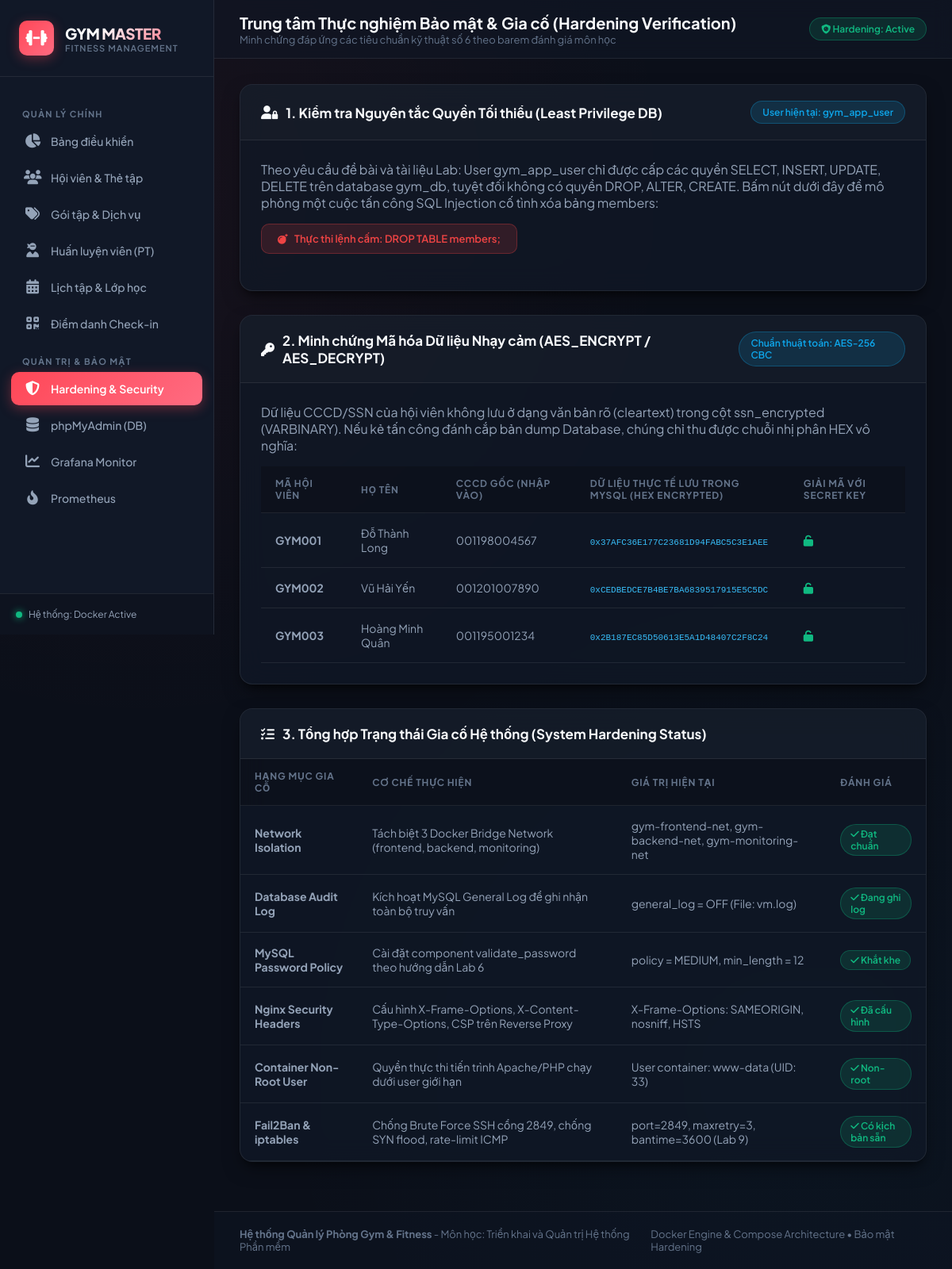
Screenshot of /security-demo.php with the database file from the repository.
### tables this page shows
CREATE TABLE IF NOT EXISTS `members` (
    `id` INT AUTO_INCREMENT PRIMARY KEY,
    `member_code` VARCHAR(20) UNIQUE NOT NULL,
    `full_name` VARCHAR(100) NOT NULL,
    `gender` ENUM('Nam', 'Nữ', 'Khác') DEFAULT 'Nam',
    `dob` DATE,
    `phone` VARCHAR(20),
    `ssn` VARCHAR(20),                       
    `ssn_encrypted` VARBINARY(255),         
    `package_id` INT,
    `trainer_id` INT NULL,
    `start_date` DATE NOT NULL,
    `end_date` DATE NOT NULL,
    `status` ENUM('active', 'expired', 'suspended') DEFAULT 'active',
    `created_at` TIMESTAMP DEFAULT CURRENT_TIMESTAMP,
    FOREIGN KEY (`package_id`) REFERENCES `packages`(`id`) ON DELETE SET NULL,
    FOREIGN KEY (`trainer_id`) REFERENCES `trainers`(`id`) ON DELETE SET NULL
);

### src/config/database.php (called while the page is built, shortened)
<?php
$db_user = getenv('DB_USER') ?: 'gym_app_user';
$aes_key = getenv('AES_SECRET_KEY') ?: 'GymSuperSecretKey2026!';
?>

### src/security-demo.php (the view, shortened to what this page needs)
<?php
require_once __DIR__ . '/config/database.php';
$general_log_status = 'N/A';
$general_log_file = 'N/A';
$password_policy = 'N/A';
$password_length = 'N/A';
try {
    $stmt = $pdo->query("SHOW VARIABLES LIKE 'general_log%'");
    $logs = $stmt->fetchAll(PDO::FETCH_KEY_PAIR);
    $general_log_status = $logs['general_log'] ?? 'OFF';
    $general_log_file = $logs['general_log_file'] ?? 'N/A';
} catch (Exception $e) {}
try {
    $stmt = $pdo->query("SHOW VARIABLES LIKE 'validate_password%'");
    $pw_vars = $stmt->fetchAll(PDO::FETCH_KEY_PAIR);
    $password_policy = $pw_vars['validate_password.policy'] ?? $pw_vars['validate_password_policy'] ?? 'MEDIUM';
    $password_length = $pw_vars['validate_password.length'] ?? $pw_vars['validate_password_length'] ?? '12';
} catch (Exception $e) {}
$crypto_sample = $pdo->query("
    SELECT member_code, full_name, ssn,
           HEX(ssn_encrypted) AS encrypted_hex,
           AES_DECRYPT(ssn_encrypted, '{$aes_key}') AS decrypted_value
    FROM members LIMIT 3
")->fetchAll();
include __DIR__ . '/includes/header.php';
include __DIR__ . '/includes/sidebar.php';
?>
<div class="main-wrapper">
    <header class="topbar">
        <div class="page-title">
            <h2>Trung tâm Thực nghiệm Bảo mật & Gia cố (Hardening Verification)</h2>
            <p>Minh chứng đáp ứng các tiêu chuẩn kỹ thuật số 6 theo barem đánh giá môn học</p>
        </div>
        <div class="topbar-actions">
            <span class="badge-tag" style="background:var(--success-bg);color:var(--success);border-color:rgba(16,185,129,0.3)">
                <i class="fa-solid fa-shield-virus"></i> Hardening: Active
            </span>
        </div>
    </header>
    <main class="content-container">
        <div class="card">
            <div class="card-header">
                <h3><i class="fa-solid fa-user-lock"></i> 1. Kiểm tra Nguyên tắc Quyền Tối thiểu (Least Privilege DB)</h3>
                <span class="badge-tag">User hiện tại: <code><?php echo htmlspecialchars($db_user); ?></code></span>
            </div>
            <div class="card-body">
                <p style="color:var(--text-secondary); margin-bottom:16px;">
                    Theo yêu cầu đề bài và tài liệu Lab: User <code>gym_app_user</code> chỉ được cấp các quyền
                    <code>SELECT, INSERT, UPDATE, DELETE</code> trên database <code>gym_db</code>, tuyệt đối không có quyền
                    <code>DROP, ALTER, CREATE</code>. Bấm nút dưới đây để mô phỏng một cuộc tấn công SQL Injection cố tình xóa bảng <code>members</code>:
                </p>
                <form method="POST" action="/security-demo.php" style="margin-bottom:20px;">
                    <button type="submit" class="btn btn-danger" onclick="return confirm('Thử nghiệm gửi lệnh DROP TABLE members để kiểm tra xem MySQL có chặn không?')">
                        <i class="fa-solid fa-bomb"></i> Thực thi lệnh cấm: DROP TABLE members;
                    </button>
                </form>
            </div>
        </div>
        <div class="card">
            <div class="card-header">
                <h3><i class="fa-solid fa-key"></i> 2. Minh chứng Mã hóa Dữ liệu Nhạy cảm (AES_ENCRYPT / AES_DECRYPT)</h3>
                <span class="badge-tag">Chuẩn thuật toán: AES-256 CBC</span>
            </div>
            <div class="card-body">
                <p style="color:var(--text-secondary); margin-bottom:16px;">
                    Dữ liệu CCCD/SSN của hội viên không lưu ở dạng văn bản rõ (cleartext) trong cột <code>ssn_encrypted (VARBINARY)</code>.
                    Nếu kẻ tấn công đánh cắp bản dump Database, chúng chỉ thu được chuỗi nhị phân HEX vô nghĩa:
                </p>
                <div class="table-responsive">
                    <table class="data-table">
                        <thead>
                            <tr>
                                <th>Mã Hội viên</th>
                                <th>Họ Tên</th>
                                <th>CCCD Gốc (Nhập vào)</th>
                                <th>Dữ liệu Thực tế Lưu trong MySQL (HEX Encrypted)</th>
                                <th>Giải mã với Secret Key</th>
                            </tr>
                        </thead>
                        <tbody>
                            <?php foreach ($crypto_sample as $cs): ?>
                            <tr>
                                <td><strong><?php echo $cs['member_code']; ?></strong></td>
                                <td><?php echo htmlspecialchars($cs['full_name']); ?></td>
                                <td><code><?php echo htmlspecialchars($cs['ssn']); ?></code></td>
                                <td>
                                    <span style="font-family:monospace; color:#38bdf8; font-size:11px; word-break:break-all;">
                                        0x<?php echo $cs['encrypted_hex']; ?>
                                    </span>
                                </td>
                                <td>
                                    <span style="color:var(--success); font-weight:700;">
                                        <i class="fa-solid fa-unlock"></i> <?php echo htmlspecialchars($cs['decrypted_value']); ?>
                                    </span>
                                </td>
                            </tr>
                            <?php endforeach; ?>
                        </tbody>
                    </table>
                </div>
            </div>
        </div>
        <div class="card">
            <div class="card-header">
                <h3><i class="fa-solid fa-list-check"></i> 3. Tổng hợp Trạng thái Gia cố Hệ thống (System Hardening Status)</h3>
            </div>
            <div class="card-body" style="padding:0;">
                <table class="data-table">
                    <thead>
                        <tr>
                            <th>Hạng mục Gia cố</th>
                            <th>Cơ chế Thực hiện</th>
                            <th>Giá trị Hiện tại</th>
                            <th>Đánh giá</th>
                        </tr>
                    </thead>
                    <tbody>
                        <tr>
                            <td><strong>Network Isolation</strong></td>
                            <td>Tách biệt 3 Docker Bridge Network (frontend, backend, monitoring)</td>
                            <td><code>gym-frontend-net</code>, <code>gym-backend-net</code>, <code>gym-monitoring-net</code></td>
                            <td><span class="pill pill-success"><i class="fa-solid fa-check"></i> Đạt chuẩn</span></td>
                        </tr>
                        <tr>
                            <td><strong>Database Audit Log</strong></td>
                            <td>Kích hoạt MySQL General Log để ghi nhận toàn bộ truy vấn</td>
                            <td><code>general_log = <?php echo $general_log_status; ?></code> (File: <code><?php echo $general_log_file; ?></code>)</td>
                            <td><span class="pill pill-success"><i class="fa-solid fa-check"></i> Đang ghi log</span></td>
                        </tr>
                        <tr>
                            <td><strong>MySQL Password Policy</strong></td>
                            <td>Cài đặt component validate_password theo hướng dẫn Lab 6</td>
                            <td><code>policy = <?php echo $password_policy; ?></code>, <code>min_length = <?php echo $password_length; ?></code></td>
                            <td><span class="pill pill-success"><i class="fa-solid fa-check"></i> Khắt khe</span></td>
                        </tr>
                        <tr>
                            <td><strong>Nginx Security Headers</strong></td>
                            <td>Cấu hình X-Frame-Options, X-Content-Type-Options, CSP trên Reverse Proxy</td>
                            <td><code>X-Frame-Options: SAMEORIGIN</code>, <code>nosniff</code>, <code>HSTS</code></td>
                            <td><span class="pill pill-success"><i class="fa-solid fa-check"></i> Đã cấu hình</span></td>
                        </tr>
                        <tr>
                            <td><strong>Container Non-Root User</strong></td>
                            <td>Quyền thực thi tiến trình Apache/PHP chạy dưới user giới hạn</td>
                            <td>User container: <code>www-data (UID: 33)</code></td>
                            <td><span class="pill pill-success"><i class="fa-solid fa-check"></i> Non-root</span></td>
                        </tr>
                        <tr>
                            <td><strong>Fail2Ban & iptables</strong></td>
                            <td>Chống Brute Force SSH cổng 2849, chống SYN flood, rate-limit ICMP</td>
                            <td><code>port=2849, maxretry=3, bantime=3600</code> (Lab 9)</td>
                            <td><span class="pill pill-success"><i class="fa-solid fa-check"></i> Có kịch bản sẵn</span></td>
                        </tr>
                    </tbody>
                </table>
            </div>
        </div>
    </main>
<?php include __DIR__ . '/includes/footer.php'; ?>

### src/assets/css/style.css (style rules this page uses)
:root { --bg-primary: #0b0f19; --bg-secondary: #111827; --bg-card: rgba(17, 24, 39, 0.75); --bg-hover: rgba(31, 41, 55, 0.7); --border-color: rgba(255, 255, 255, 0.08); --border-focus: #ff4757; --text-primary: #f8fafc; --text-secondary: #94a3b8; --text-muted: #64748b; --accent-primary: #ff4757; --accent-glow: rgba(255, 71, 87, 0.35); --accent-gradient: linear-gradient(135deg, #ff4757 0%, #ff6b81 100%); --success: #10b981; --success-bg: rgba(16, 185, 129, 0.15); --warning: #f59e0b; --warning-bg: rgba(245, 158, 11, 0.15); --danger: #ef4444; --danger-bg: rgba(239, 68, 68, 0.15); --info: #0ea5e9; --info-bg: rgba(14, 165, 233, 0.15); --sidebar-width: 270px; --shadow-card: 0 10px 25px -5px rgba(0, 0, 0, 0.5), 0 8px 10px -6px rgba(0, 0, 0, 0.5); --radius-lg: 16px; --radius-md: 10px; --radius-sm: 6px; --transition: all 0.25s cubic-bezier(0.4, 0, 0.2, 1); }
* { margin: 0; padding: 0; box-sizing: border-box; font-family: 'Plus Jakarta Sans', -apple-system, BlinkMacSystemFont, sans-serif; }
body { background-color: var(--bg-primary); color: var(--text-primary); min-height: 100vh; display: flex; overflow-x: hidden; background-image: radial-gradient(circle at 15% 15%, rgba(255, 71, 87, 0.05) 0%, transparent 40%), radial-gradient(circle at 85% 85%, rgba(14, 165, 233, 0.04) 0%, transparent 40%); background-attachment: fixed; }
.main-wrapper { margin-left: var(--sidebar-width); flex: 1; display: flex; flex-direction: column; min-height: 100vh; }
.topbar { height: 74px; background: rgba(17, 24, 39, 0.6); backdrop-filter: blur(12px); border-bottom: 1px solid var(--border-color); display: flex; align-items: center; justify-content: space-between; padding: 0 32px; position: sticky; top: 0; z-index: 90; }
.page-title h2 { font-size: 20px; font-weight: 700; color: var(--text-primary); }
.page-title p { font-size: 13px; color: var(--text-muted); }
.topbar-actions { display: flex; align-items: center; gap: 16px; }
.badge-tag { padding: 6px 14px; font-size: 12px; font-weight: 600; border-radius: 30px; background: var(--info-bg); color: var(--info); border: 1px solid rgba(14, 165, 233, 0.3); }
.content-container { padding: 32px; flex: 1; }
.card { background: var(--bg-card); border: 1px solid var(--border-color); border-radius: var(--radius-lg); box-shadow: var(--shadow-card); backdrop-filter: blur(16px); margin-bottom: 30px; overflow: hidden; }
.card-header { padding: 20px 26px; border-bottom: 1px solid var(--border-color); display: flex; justify-content: space-between; align-items: center; background: rgba(255, 255, 255, 0.02); }
.card-header h3 { font-size: 17px; font-weight: 700; color: var(--text-primary); display: flex; align-items: center; gap: 10px; }
.card-body { padding: 26px; }
.table-responsive { overflow-x: auto; }
.data-table { width: 100%; border-collapse: collapse; text-align: left; }
.data-table th { padding: 14px 18px; font-size: 12px; font-weight: 700; text-transform: uppercase; letter-spacing: 0.8px; color: var(--text-muted); background: rgba(0, 0, 0, 0.2); border-bottom: 1px solid var(--border-color); }
.data-table td { padding: 16px 18px; font-size: 14px; color: var(--text-secondary); border-bottom: 1px solid var(--border-color); vertical-align: middle; }
.btn { display: inline-flex; align-items: center; gap: 8px; padding: 10px 20px; border-radius: var(--radius-md); font-size: 13px; font-weight: 600; text-decoration: none; cursor: pointer; border: 1px solid transparent; transition: var(--transition); }
.btn-danger { background: var(--danger-bg); color: var(--danger); border-color: rgba(239, 68, 68, 0.3); }
.pill { padding: 4px 12px; border-radius: 20px; font-size: 12px; font-weight: 600; display: inline-block; }
.pill-success { background: var(--success-bg); color: var(--success); border: 1px solid rgba(16, 185, 129, 0.3); }

### rows the page displays
members: member_code "GYM001", full_name "Đỗ Thành Long", ssn "001198004567", encrypted_hex "37AFC36E177C23681D94FABC5C3E1AEE"
members: member_code "GYM002", full_name "Vũ Hải Yến", ssn "001201007890", encrypted_hex "CEDBEDCE7B4BE7BA6839517915E5C5DC"
members: member_code "GYM003", full_name "Hoàng Minh Quân", ssn "001195001234", encrypted_hex "2B187EC85D50613E5A1D48407C2F8C24"

### other values shown
$db_user "gym_app_user"
$general_log_status "OFF"
$general_log_file "vm.log"
$password_policy "MEDIUM"
$password_length "12"
